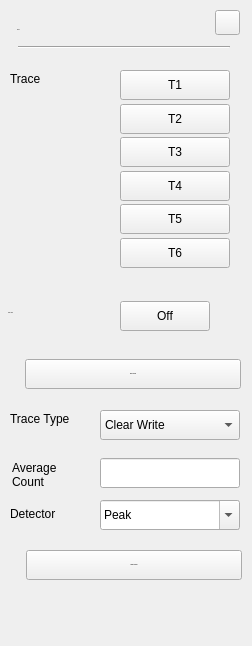
 <widget class="QWidget" name="RtSa_Dialog_TraceSetup">
  <property name="geometry">
   <rect>
    <x>0</x>
    <y>0</y>
    <width>252</width>
    <height>646</height>
   </rect>
  </property>
  <property name="windowTitle">
   <string>Form</string>
  </property>
  <property name="styleSheet">
   <string notr="true">#RtSa_Dialog_TraceSetup[status  = &quot;indoor&quot;]
#pb_TR1,
#pb_TR2,
#pb_TR3,
#pb_TR4,
#pb_TR5,
#pb_TR6
{
	font:75 13px &quot;Arial&quot;;
	font-weight:bold;
	text-align:left;
	padding-left:10px;
	color:rgb(131, 131, 131);
	border-style:flat;
background-image: url(:/rtsa/image/btn_mkr_nor.png);
}
#RtSa_Dialog_TraceSetup[status  = &quot;outdoor&quot;]
#pb_TR1,
#pb_TR2,
#pb_TR3,
#pb_TR4,
#pb_TR5,
#pb_TR6
{
	font:75 13px &quot;Arial&quot;;
	font-weight:bold;
	text-align:left;
	padding-left:10px;
	color:rgb(0, 0, 0);
	border-style:flat;
background-image: url(:/rtsa/image/outdoor/btn_mkr_nor.png);
}
#RtSa_Dialog_TraceSetup[status  = &quot;night&quot;]
#pb_TR1,
#pb_TR2,
#pb_TR3,
#pb_TR4,
#pb_TR5,
#pb_TR6
{
	font:75 13px &quot;Arial&quot;;
	font-weight:bold;
	text-align:left;
	padding-left:10px;
	color:rgb(131, 131, 131);
	border-style:flat;
background-image: url(:/rtsa/image/btn_mkr_nor.png);
}


#RtSa_Dialog_TraceSetup[status  = &quot;indoor&quot;]
#pb_TR1:checked,
#pb_TR2:checked,
#pb_TR3:checked,
#pb_TR4:checked,
#pb_TR5:checked,
#pb_TR6:checked
{
	color:rgb(87, 87, 87);
	background-image: url(:/rtsa/image/btn_mkr_click.png);
}

#RtSa_Dialog_TraceSetup[status  = &quot;outdoor&quot;]
#pb_TR1:checked,
#pb_TR2:checked,
#pb_TR3:checked,
#pb_TR4:checked,
#pb_TR5:checked,
#pb_TR6:checked
{
	color:rgb(87, 87, 87);
	background-image: url(:/rtsa/image/btn_mkr_click.png);
}


#RtSa_Dialog_TraceSetup[status  = &quot;night&quot;]
#pb_TR1:checked,
#pb_TR2:checked,
#pb_TR3:checked,
#pb_TR4:checked,
#pb_TR5:checked,
#pb_TR6:checked
{
	color:rgb(87, 87, 87);
	background-image: url(:/rtsa/image/btn_mkr_click.png);
}




/*******************indoor**********************/
#RtSa_Dialog_TraceSetup[status = &quot;indoor&quot;]
#widget
{
	background-color:rgba(211,211,211,0.9);
}
#RtSa_Dialog_TraceSetup[status = &quot;indoor&quot;]
#widget&gt;QLabel
{
	font: 75 13px &quot;Arial&quot;;
	color:rgba(46,46,46,1);
}
#RtSa_Dialog_TraceSetup[status = &quot;indoor&quot;]
#widget&gt;#lblTitle
{
	font: 75 20px &quot;Arial&quot;;
	color:rgba(46,46,46,1);
	line-height:23px;
	font-weight:bold;
}
#RtSa_Dialog_TraceSetup[status = &quot;indoor&quot;]
#pb_cancel
{
border-style:flat;
background-color:rgba(0,0,0,0);
background-image: url(:/rtsa/image/btn_close_normal.png);
}
#RtSa_Dialog_TraceSetup[status = &quot;indoor&quot;]
#pb_cancel:pressed
{
background-image: url(:/rtsa/image/btn_close_click.png);
}
#RtSa_Dialog_TraceSetup[status = &quot;indoor&quot;]
#line
{
	background-color:rgba(46,46,46,1);
}
#RtSa_Dialog_TraceSetup[status = &quot;indoor&quot;]
QComboBox
{
	font: 75 13px &quot;Arial&quot;;
	font-weight:bold;
	color:rgba(162, 115, 0, 1);
	padding:8px 23px 7px 10px;
	combobox-popup: 0;
	border-style:flat;
	background-image: url(:/rtsa/image/dropdown_normal.png);
}
#RtSa_Dialog_TraceSetup[status = &quot;indoor&quot;]
QComboBox:focus
{
	background-image: url(:/rtsa/image/dropdown_click.png);
	
}
#RtSa_Dialog_TraceSetup[status = &quot;indoor&quot;]
QComboBox::drop-down {
width:5px;	
border-style:flat;
}
#RtSa_Dialog_TraceSetup[status = &quot;indoor&quot;]
QComboBox QAbstractItemView{
   font: 75 14px &quot;Arial&quot;;
	color:rgba(0, 0, 0, 1);
	background:rgba(255,255,255,1);
 	outline:0px;
	border-style:solid;
	border-color:rgba(151, 151, 151, 1);
	border-width:1px;
}
#RtSa_Dialog_TraceSetup[status = &quot;indoor&quot;]
QAbstractItemView::item{
	padding-left:8px;
	width:140px;
	height:32px;
	border-style:flat;
}
#RtSa_Dialog_TraceSetup[status = &quot;indoor&quot;]
QComboBox QAbstractItemView::item:selected
{
 	color:rgba(240, 179, 29, 1); 
}
#RtSa_Dialog_TraceSetup[status = &quot;indoor&quot;]
#pb_toggle,
#pb_toggle_Ave
{
	background-color:rgba(0,0,0,0);
	font: 75 13px &quot;Arial&quot;;
	font-weight:bold;
	padding:7px 17px 6px 36px;
	color:rgba(123, 123, 123, 1);
	border-image: url(:/rtsa/image/toggle_off.png);
}
#RtSa_Dialog_TraceSetup[status = &quot;indoor&quot;]
#pb_toggle:checked,
#pb_toggle_Ave:checked
{
	padding:7px 44px 6px 25px;
	color:rgba(87, 87, 87, 1);
	border-image: url(:/rtsa/image/toggle_on.png);
}
#RtSa_Dialog_TraceSetup[status = &quot;indoor&quot;]
RtSa_LineEdit,
RtSa_LineEdit:disable
{
	background:rgba(255,255,255,1);
	color:rgba(162, 115, 0,1);
	padding:8px 6px 7px 6px ;
	font: 75 13px &quot;Arial&quot;;
	font-weight:bold;
}
#RtSa_Dialog_TraceSetup[status = &quot;indoor&quot;]
RtSa_LineEdit:focus
{
	outline: none;
	border:2px solid rgba(162,115,0,1);
	padding:6px 6px 5px 8px ;
}
#RtSa_Dialog_TraceSetup[status = &quot;indoor&quot;]
#pb_traceAllOn
{	
	font: 75 13px &quot;Arial&quot;;
	font-weight:bold;
	color:rgb(255,255,255);
	border-style:flat;
	background-image: url(:/rtsa/image/btn_w216_nor.png);
}
#RtSa_Dialog_TraceSetup[status = &quot;indoor&quot;]
#pb_clearall
{	
	font: 75 13px &quot;Arial&quot;;
	font-weight:bold;
	color:rgb(255,255,255);
	border-style:flat;
	background-image: url(:/rtsa/image/btn_w216_nor.png);
}
#RtSa_Dialog_TraceSetup[status = &quot;indoor&quot;]
#pb_clearall:pressed
{	
	background-image: url(:/rtsa/image/btn_w216_click.png);
}
#RtSa_Dialog_TraceSetup[status = &quot;indoor&quot;]
#pb_traceAllOn:pressed,
#pb_clearall:pressed
{	
	background-image: url(:/rtsa/image/btn_w216_click.png);
}
/*******************outdoor**********************/
#RtSa_Dialog_TraceSetup[status = &quot;outdoor&quot;]
#widget
{
	background-color:rgba(211,211,211,0.9);
}
#RtSa_Dialog_TraceSetup[status = &quot;outdoor&quot;]
#widget&gt;QLabel
{
	font: 75 13px &quot;Arial&quot;;
	color:rgba(46,46,46,1);
}
#RtSa_Dialog_TraceSetup[status = &quot;outdoor&quot;]
#widget&gt;#lblTitle
{
	font: 75 20px &quot;Arial&quot;;
	color:rgba(46,46,46,1);
	line-height:23px;
	font-weight:bold;
}
#RtSa_Dialog_TraceSetup[status = &quot;outdoor&quot;]
#pb_cancel
{
border-style:flat;
background-color:rgba(0,0,0,0);
background-image: url(:/rtsa/image/btn_close_normal.png);
}
#RtSa_Dialog_TraceSetup[status = &quot;outdoor&quot;]
#pb_cancel:pressed
{
background-image: url(:/rtsa/image/btn_close_click.png);
}
#RtSa_Dialog_TraceSetup[status = &quot;outdoor&quot;]
#line
{
	background-color:rgba(46,46,46,1);
}
#RtSa_Dialog_TraceSetup[status = &quot;outdoor&quot;]
QComboBox
{
	font: 75 13px &quot;Arial&quot;;
	font-weight:bold;
	color:rgba(162, 115, 0, 1);
	padding:8px 23px 7px 10px;
	combobox-popup: 0;
	border-style:flat;
	background-image: url(:/rtsa/image/dropdown_normal.png);
}
#RtSa_Dialog_TraceSetup[status = &quot;outdoor&quot;]
QComboBox:focus
{
	background-image: url(:/rtsa/image/dropdown_click.png);
	
}
#RtSa_Dialog_TraceSetup[status = &quot;outdoor&quot;]
QComboBox::drop-down {
width:5px;	
border-style:flat;
}
#RtSa_Dialog_TraceSetup[status = &quot;outdoor&quot;]
QComboBox QAbstractItemView{
   font: 75 14px &quot;Arial&quot;;
	color:rgba(0, 0, 0, 1);
	background:rgba(255,255,255,1);
 	outline:0px;
	border-style:solid;
	border-color:rgba(151, 151, 151, 1);
	border-width:1px;
}
#RtSa_Dialog_TraceSetup[status = &quot;outdoor&quot;]
QAbstractItemView::item{
	padding-left:8px;
	width:140px;
	height:32px;
	border-style:flat;
}
#RtSa_Dialog_TraceSetup[status = &quot;outdoor&quot;]
QComboBox QAbstractItemView::item:selected
{
 	color:rgba(240, 179, 29, 1); 
}
#RtSa_Dialog_TraceSetup[status = &quot;outdoor&quot;]
#pb_toggle,
#pb_toggle_Ave
{
	background-color:rgba(0,0,0,0);
	font: 75 13px &quot;Arial&quot;;
	font-weight:bold;
	padding:7px 17px 6px 36px;
	color:rgba(123, 123, 123, 1);
	border-image: url(:/rtsa/image/toggle_off.png);
}
#RtSa_Dialog_TraceSetup[status = &quot;outdoor&quot;]
#pb_toggle:checked,
#pb_toggle_Ave:checked
{
	padding:7px 44px 6px 25px;
	color:rgba(87, 87, 87, 1);
	border-image: url(:/rtsa/image/toggle_on.png);
}
#RtSa_Dialog_TraceSetup[status = &quot;outdoor&quot;]
RtSa_LineEdit,
RtSa_LineEdit:disable
{
	background:rgba(255,255,255,1);
	color:rgba(162, 115, 0,1);
	padding:8px 6px 7px 6px ;
	font: 75 13px &quot;Arial&quot;;
	font-weight:bold;
}
#RtSa_Dialog_TraceSetup[status = &quot;outdoor&quot;]
RtSa_LineEdit:focus
{
	outline: none;
	border:2px solid rgba(162,115,0,1);
	padding:6px 6px 5px 8px ;
}
#RtSa_Dialog_TraceSetup[status = &quot;outdoor&quot;]
#pb_clearall
{	
	font: 75 13px &quot;Arial&quot;;
	font-weight:bold;
	color:rgb(0,0,0);
	border-style:flat;
	background-image: url(:/rtsa/image/outdoor/btn_w216_nor.png);
}
#RtSa_Dialog_TraceSetup[status = &quot;outdoor&quot;]
#pb_traceAllOn
{	
	font: 75 13px &quot;Arial&quot;;
	font-weight:bold;
	color:rgb(0,0,0);
	border-style:flat;
	background-image: url(:/rtsa/image/outdoor/btn_w216_nor.png);
}
#RtSa_Dialog_TraceSetup[status = &quot;outdoor&quot;]
#pb_clearall:pressed
{	
	background-image: url(:/rtsa/image/btn_w216_click.png);
}
#RtSa_Dialog_TraceSetup[status = &quot;outdoor&quot;]
#pb_traceAllOn:pressed
{	
	background-image: url(:/rtsa/image/btn_w216_click.png);
}

/*******************night**********************/
#RtSa_Dialog_TraceSetup[status = &quot;night&quot;]
#widget
{
	background-color:rgba(208,182,139,0.9);
}
#RtSa_Dialog_TraceSetup[status = &quot;night&quot;]
#widget&gt;QLabel
{
	font: 75 13px &quot;Arial&quot;;
	color:rgba(46,46,46,1);
}
#RtSa_Dialog_TraceSetup[status = &quot;night&quot;]
#widget&gt;#lblTitle
{
	font: 75 20px &quot;Arial&quot;;
	color:rgba(46,46,46,1);
	line-height:23px;
	font-weight:bold;
}
#RtSa_Dialog_TraceSetup[status = &quot;night&quot;]
#pb_cancel
{
border-style:flat;
background-color:rgba(0,0,0,0);
background-image: url(:/rtsa/image/btn_close_normal.png);
}
#RtSa_Dialog_TraceSetup[status = &quot;night&quot;]
#pb_cancel:pressed
{
background-image: url(:/rtsa/image/btn_close_click.png);
}
#RtSa_Dialog_TraceSetup[status = &quot;night&quot;]
#line
{
	background-color:rgba(46,46,46,1);
}
#RtSa_Dialog_TraceSetup[status = &quot;night&quot;]
QComboBox
{
	font: 75 13px &quot;Arial&quot;;
	font-weight:bold;
    background-color:rgba(251,220,167,0.60);
    color:rgba(159,98,0,1);
	padding:8px 23px 7px 10px;
	combobox-popup: 0;
	border-style:flat;
	background-image: url(:/rtsa/image/night/dropdown_normal.png);
}
#RtSa_Dialog_TraceSetup[status = &quot;night&quot;]
QComboBox:focus
{
	background-color:rgba(251,220,167,0.60);
	background-image: url(:/rtsa/image/dropdown_click.png);
}
#RtSa_Dialog_TraceSetup[status = &quot;night&quot;]
QComboBox::drop-down {
	width: 0px;	
	border-style:flat;
}
#RtSa_Dialog_TraceSetup[status = &quot;night&quot;]
QComboBox QAbstractItemView{
   font: 75 14px &quot;Arial&quot;;
	color:rgba(0, 0, 0, 1);
	background-color:#FBDBA7;
 	outline:0px;
	border-style:solid;
	border-color:rgba(151, 151, 151, 1);
	border-width:1px;
}
#RtSa_Dialog_TraceSetup[status = &quot;night&quot;]
QAbstractItemView::item{
	padding-left:8px;
	width:140px;
	height:32px;
	border-style:flat;
}
#RtSa_Dialog_TraceSetup[status = &quot;night&quot;]
QComboBox QAbstractItemView::item:selected
{
 	color:rgba(159,98,0,1);
}
#RtSa_Dialog_TraceSetup[status = &quot;night&quot;]
#pb_toggle,
#pb_toggle_Ave
{
	background-color:rgba(0,0,0,0);
	font: 75 13px &quot;Arial&quot;;
	font-weight:bold;
	padding:7px 17px 6px 36px;
	color:rgba(123, 123, 123, 1);
	border-image: url(:/rtsa/image/toggle_off.png);
}
#RtSa_Dialog_TraceSetup[status = &quot;night&quot;]
#pb_toggle:checked,
#pb_toggle_Ave:checked
{
	padding:7px 44px 6px 25px;
	color:rgba(87, 87, 87, 1);
	border-image: url(:/rtsa/image/toggle_on.png);
}
#RtSa_Dialog_TraceSetup[status = &quot;night&quot;]
RtSa_LineEdit
{
	background: rgba(251,220,167,0.60);
   color:rgba(159,98,0,1);
	padding:8px 8px 7px 10px ;
	font: 75 13px &quot;Arial&quot;;
	font-weight:bold;
}
#RtSa_Dialog_TraceSetup[status = &quot;night&quot;]
RtSa_LineEdit:disable
{
    color:rgba(133,133,133,0.6);
}
#RtSa_Dialog_TraceSetup[status = &quot;night&quot;]
RtSa_LineEdit:focus
{
	outline: none;
	border:2px solid rgba(162,115,0,1);
}
#RtSa_Dialog_TraceSetup[status = &quot;night&quot;]
#pb_clearall
{	
	font: 75 13px &quot;Arial&quot;;
	font-weight:bold;
	color:rgb(0,0,0);
	border-style:flat;
	background-image: url(:/rtsa/image/outdoor/btn_w216_nor.png);
}
#RtSa_Dialog_TraceSetup[status = &quot;night&quot;]
#pb_traceAllOn
{	
	font: 75 13px &quot;Arial&quot;;
	font-weight:bold;
	color: #FBDBA7;
	border-style:flat;
	background-image: url(:/rtsa/image/btn_w216_nor.png);
}
#RtSa_Dialog_TraceSetup[status = &quot;night&quot;]
#pb_clearall
{	
	font: 75 13px &quot;Arial&quot;;
	font-weight:bold;
	color: #FBDBA7;
	border-style:flat;
	background-image: url(:/rtsa/image/btn_w216_nor.png);
}
#RtSa_Dialog_TraceSetup[status = &quot;night&quot;]
#pb_clearall:pressed
{	
	background-image: url(:/rtsa/image/btn_w216_click.png);
}
#RtSa_Dialog_TraceSetup[status = &quot;night&quot;]
#pb_clearall:pressed
{	
	background-image: url(:/rtsa/image/btn_w216_click.png);
}
#RtSa_Dialog_TraceSetup[status = &quot;night&quot;]
#pb_traceAllOn:pressed
{
	background-image: url(:/rtsa/image/btn_w216_click.png);

}</string>
  </property>
  <property name="status" stdset="0">
   <string>night</string>
  </property>
  <widget class="QWidget" name="widget" native="true">
   <property name="geometry">
    <rect>
     <x>0</x>
     <y>0</y>
     <width>271</width>
     <height>646</height>
    </rect>
   </property>
   <property name="styleSheet">
    <string notr="true"/>
   </property>
   <widget class="QPushButton" name="pb_TR1">
    <property name="geometry">
     <rect>
      <x>120</x>
      <y>70</y>
      <width>110</width>
      <height>30</height>
     </rect>
    </property>
    <property name="text">
     <string>T1</string>
    </property>
    <property name="checkable">
     <bool>true</bool>
    </property>
    <attribute name="buttonGroup">
     <string notr="true">TraceSelectGroup</string>
    </attribute>
   </widget>
   <widget class="QPushButton" name="pb_TR2">
    <property name="geometry">
     <rect>
      <x>120</x>
      <y>104</y>
      <width>110</width>
      <height>30</height>
     </rect>
    </property>
    <property name="styleSheet">
     <string notr="true">#RtSa_Dialog_TraceSetup[status  = &quot;indoor&quot;]
QPushButton
{
	font:75 13px &quot;Arial&quot;;
	font-weight:bold;
	text-align:left;
	padding-left:10px;
	color:rgb(131, 131, 131);
	border-style:flat;
background-image: url(:/rtsa/image/btn_mkr_nor.png);
}
#RtSa_Dialog_TraceSetup[status  = &quot;outdoor&quot;]
QPushButton
{
	font:75 13px &quot;Arial&quot;;
	font-weight:bold;
	text-align:left;
	padding-left:10px;
	color:rgb(0, 0, 0);
	border-style:flat;
background-image: url(:/rtsa/image/outdoor/btn_mkr_nor.png);
}
#RtSa_Dialog_TraceSetup[status  = &quot;night&quot;]
QPushButton
{
	font:75 13px &quot;Arial&quot;;
	font-weight:bold;
	text-align:left;
	padding-left:10px;
	color:rgb(131, 131, 131);
	border-style:flat;
background-image: url(:/rtsa/image/btn_mkr_nor.png);
}


#RtSa_Dialog_TraceSetup[status  = &quot;indoor&quot;]
QPushButton:checked
{
	color:rgb(87, 87, 87);
	background-image: url(:/rtsa/image/btn_mkr_click.png);
}
#RtSa_Dialog_TraceSetup[status  = &quot;outdoor&quot;]
QPushButton:checked
{
	color:rgb(87, 87, 87);
	background-image: url(:/rtsa/image/btn_mkr_click.png);
}
#RtSa_Dialog_TraceSetup[status  = &quot;night&quot;]
QPushButton:checked
{
	color:rgb(87, 87, 87);
	background-image: url(:/rtsa/image/btn_mkr_click.png);
}
</string>
    </property>
    <property name="text">
     <string>T2</string>
    </property>
    <property name="checkable">
     <bool>true</bool>
    </property>
    <attribute name="buttonGroup">
     <string notr="true">TraceSelectGroup</string>
    </attribute>
   </widget>
   <widget class="QPushButton" name="pb_TR3">
    <property name="geometry">
     <rect>
      <x>120</x>
      <y>137</y>
      <width>110</width>
      <height>30</height>
     </rect>
    </property>
    <property name="styleSheet">
     <string notr="true">#RtSa_Dialog_TraceSetup[status  = &quot;indoor&quot;]
QPushButton
{
	font:75 13px &quot;Arial&quot;;
	font-weight:bold;
	text-align:left;
	padding-left:10px;
	color:rgb(131, 131, 131);
	border-style:flat;
background-image: url(:/rtsa/image/btn_mkr_nor.png);
}
#RtSa_Dialog_TraceSetup[status  = &quot;outdoor&quot;]
QPushButton
{
	font:75 13px &quot;Arial&quot;;
	font-weight:bold;
	text-align:left;
	padding-left:10px;
	color:rgb(0, 0, 0);
	border-style:flat;
background-image: url(:/rtsa/image/outdoor/btn_mkr_nor.png);
}
#RtSa_Dialog_TraceSetup[status  = &quot;night&quot;]
QPushButton
{
	font:75 13px &quot;Arial&quot;;
	font-weight:bold;
	text-align:left;
	padding-left:10px;
	color:rgb(131, 131, 131);
	border-style:flat;
background-image: url(:/rtsa/image/btn_mkr_nor.png);

}


#RtSa_Dialog_TraceSetup[status  = &quot;indoor&quot;]
QPushButton:checked
{
	color:rgb(87, 87, 87);
	background-image: url(:/rtsa/image/btn_mkr_click.png);
}

#RtSa_Dialog_TraceSetup[status  = &quot;outdoor&quot;]
QPushButton:checked
{
	color:rgb(87, 87, 87);
	background-image: url(:/rtsa/image/btn_mkr_click.png);
}

#RtSa_Dialog_TraceSetup[status  = &quot;night&quot;]
QPushButton:checked
{
	color:rgb(87, 87, 87);
	background-image: url(:/rtsa/image/btn_mkr_click.png);
}

</string>
    </property>
    <property name="text">
     <string>T3</string>
    </property>
    <property name="checkable">
     <bool>true</bool>
    </property>
    <attribute name="buttonGroup">
     <string notr="true">TraceSelectGroup</string>
    </attribute>
   </widget>
   <widget class="QPushButton" name="pb_TR4">
    <property name="geometry">
     <rect>
      <x>120</x>
      <y>171</y>
      <width>110</width>
      <height>30</height>
     </rect>
    </property>
    <property name="styleSheet">
     <string notr="true">#RtSa_Dialog_TraceSetup[status  = &quot;indoor&quot;]
QPushButton
{
	font:75 13px &quot;Arial&quot;;
	font-weight:bold;
	text-align:left;
	padding-left:10px;
	color:rgb(131, 131, 131);
	border-style:flat;
background-image: url(:/rtsa/image/btn_mkr_nor.png);
}
#RtSa_Dialog_TraceSetup[status  = &quot;outdoor&quot;]
QPushButton
{
	font:75 13px &quot;Arial&quot;;
	font-weight:bold;
	text-align:left;
	padding-left:10px;
	color:rgb(0, 0, 0);
	border-style:flat;
background-image: url(:/rtsa/image/outdoor/btn_mkr_nor.png);
}
#RtSa_Dialog_TraceSetup[status  = &quot;night&quot;]
QPushButton
{
	font:75 13px &quot;Arial&quot;;
	font-weight:bold;
	text-align:left;
	padding-left:10px;
	color:rgb(131, 131, 131);
	border-style:flat;
background-image: url(:/rtsa/image/btn_mkr_nor.png);

}


#RtSa_Dialog_TraceSetup[status  = &quot;indoor&quot;]
QPushButton:checked
{
	color:rgb(87, 87, 87);
	background-image: url(:/rtsa/image/btn_mkr_click.png);
}
#RtSa_Dialog_TraceSetup[status  = &quot;outdoor&quot;]
QPushButton:checked
{
	color:rgb(87, 87, 87);
	background-image: url(:/rtsa/image/btn_mkr_click.png);
}

#RtSa_Dialog_TraceSetup[status  = &quot;night&quot;]
QPushButton:checked
{
	color:rgb(87, 87, 87);
	background-image: url(:/rtsa/image/btn_mkr_click.png);
}
</string>
    </property>
    <property name="text">
     <string>T4</string>
    </property>
    <property name="checkable">
     <bool>true</bool>
    </property>
    <attribute name="buttonGroup">
     <string notr="true">TraceSelectGroup</string>
    </attribute>
   </widget>
   <widget class="QPushButton" name="pb_TR5">
    <property name="geometry">
     <rect>
      <x>120</x>
      <y>204</y>
      <width>110</width>
      <height>30</height>
     </rect>
    </property>
    <property name="styleSheet">
     <string notr="true">#RtSa_Dialog_TraceSetup[status  = &quot;indoor&quot;]
QPushButton
{
	font:75 13px &quot;Arial&quot;;
	font-weight:bold;
	text-align:left;
	padding-left:10px;
	color:rgb(131, 131, 131);
	border-style:flat;
background-image: url(:/rtsa/image/btn_mkr_nor.png);
}
#RtSa_Dialog_TraceSetup[status  = &quot;outdoor&quot;]
QPushButton
{
	font:75 13px &quot;Arial&quot;;
	font-weight:bold;
	text-align:left;
	padding-left:10px;
	color:rgb(0, 0, 0);
	border-style:flat;
background-image: url(:/rtsa/image/outdoor/btn_mkr_nor.png);
}
#RtSa_Dialog_TraceSetup[status  = &quot;night&quot;]
QPushButton
{
	font:75 13px &quot;Arial&quot;;
	font-weight:bold;
	text-align:left;
	padding-left:10px;
	color:rgb(131, 131, 131);
	border-style:flat;
background-image: url(:/rtsa/image/btn_mkr_nor.png);

}


#RtSa_Dialog_TraceSetup[status  = &quot;indoor&quot;]
QPushButton:checked
{
	color:rgb(87, 87, 87);
	background-image: url(:/rtsa/image/btn_mkr_click.png);
}

#RtSa_Dialog_TraceSetup[status  = &quot;outdoor&quot;]
QPushButton:checked
{
	color:rgb(87, 87, 87);
	background-image: url(:/rtsa/image/btn_mkr_click.png);
}

#RtSa_Dialog_TraceSetup[status  = &quot;night&quot;]
QPushButton:checked
{
	color:rgb(87, 87, 87);
	background-image: url(:/rtsa/image/btn_mkr_click.png);
}</string>
    </property>
    <property name="text">
     <string>T5</string>
    </property>
    <property name="checkable">
     <bool>true</bool>
    </property>
    <attribute name="buttonGroup">
     <string notr="true">TraceSelectGroup</string>
    </attribute>
   </widget>
   <widget class="QPushButton" name="pb_TR6">
    <property name="geometry">
     <rect>
      <x>120</x>
      <y>238</y>
      <width>110</width>
      <height>30</height>
     </rect>
    </property>
    <property name="styleSheet">
     <string notr="true">#RtSa_Dialog_TraceSetup[status  = &quot;indoor&quot;]
QPushButton
{
	font:75 13px &quot;Arial&quot;;
	font-weight:bold;
	text-align:left;
	padding-left:10px;
	color:rgb(131, 131, 131);
	border-style:flat;
background-image: url(:/rtsa/image/btn_mkr_nor.png);
}
#RtSa_Dialog_TraceSetup[status  = &quot;outdoor&quot;]
QPushButton
{
	font:75 13px &quot;Arial&quot;;
	font-weight:bold;
	text-align:left;
	padding-left:10px;
	color:rgb(0, 0, 0);
	border-style:flat;
background-image: url(:/rtsa/image/outdoor/btn_mkr_nor.png);
}
#RtSa_Dialog_TraceSetup[status  = &quot;night&quot;]
QPushButton
{
	font:75 13px &quot;Arial&quot;;
	font-weight:bold;
	text-align:left;
	padding-left:10px;
	color:rgb(131, 131, 131);
	border-style:flat;
background-image: url(:/rtsa/image/btn_mkr_nor.png);

}


#RtSa_Dialog_TraceSetup[status  = &quot;indoor&quot;]
QPushButton:checked
{
	color:rgb(87, 87, 87);
	background-image: url(:/rtsa/image/btn_mkr_click.png);
}

#RtSa_Dialog_TraceSetup[status  = &quot;outdoor&quot;]
QPushButton:checked
{
	color:rgb(87, 87, 87);
	background-image: url(:/rtsa/image/btn_mkr_click.png);
}

#RtSa_Dialog_TraceSetup[status  = &quot;night&quot;]
QPushButton:checked
{
	color:rgb(87, 87, 87);
	background-image: url(:/rtsa/image/btn_mkr_click.png);
}
</string>
    </property>
    <property name="text">
     <string>T6</string>
    </property>
    <property name="checkable">
     <bool>true</bool>
    </property>
    <attribute name="buttonGroup">
     <string notr="true">TraceSelectGroup</string>
    </attribute>
   </widget>
   <widget class="QPushButton" name="pb_cancel">
    <property name="geometry">
     <rect>
      <x>215</x>
      <y>10</y>
      <width>25</width>
      <height>25</height>
     </rect>
    </property>
    <property name="styleSheet">
     <string notr="true">#RtSa_Dialog_TraceSetup[status = &quot;indoor&quot;]
#pb_cancel
{
	color:rgba(123, 123, 123,1);
	font: 75 13px &quot;Arial&quot;;
	border-style:flat;
	font-weight:bold;
background-color:rgba(0,0,0,0);
background-image: url(:/rtsa/image/btn_close_normal.png);
}
#RtSa_Dialog_TraceSetup[status = &quot;indoor&quot;]
#pb_cancel:pressed
{
	color:rgba(123, 123, 123,1);
	font: 75 13px &quot;Arial&quot;;
	border-style:flat;
	font-weight:bold;
background-image: url(:/rtsa/image/btn_close_click.png);
}

#RtSa_Dialog_TraceSetup[status = &quot;outdoor&quot;]
#pb_cancel
{
	color:rgba(123, 123, 123,1);
	font: 75 13px &quot;Arial&quot;;
	border-style:flat;
	font-weight:bold;
background-color:rgba(0,0,0,0);
background-image: url(:/rtsa/image/btn_close_normal.png);
}
#RtSa_Dialog_TraceSetup[status = &quot;outdoor&quot;]
#pb_cancel:pressed
{
	color:rgba(123, 123, 123,1);
	font: 75 13px &quot;Arial&quot;;
	border-style:flat;
	font-weight:bold;
background-image: url(:/rtsa/image/btn_close_click.png);
}

#RtSa_Dialog_TraceSetup[status = &quot;night&quot;]
#pb_cancel
{
	color:rgba(123, 123, 123,1);
	font: 75 13px &quot;Arial&quot;;
	border-style:flat;
	font-weight:bold;
background-color:rgba(0,0,0,0);
border-image: url(:/rtsa/image/night/btn_close_normal.png);
}
#RtSa_Dialog_TraceSetup[status = &quot;night&quot;]
#pb_cancel:pressed
{
	color:rgba(123, 123, 123,1);
	font: 75 13px &quot;Arial&quot;;
	border-style:flat;
	font-weight:bold;
border-image: url(:/rtsa/image/night/btn_close_click.png);
}</string>
    </property>
    <property name="text">
     <string/>
    </property>
   </widget>
   <widget class="Line" name="line">
    <property name="geometry">
     <rect>
      <x>18</x>
      <y>46</y>
      <width>212</width>
      <height>2</height>
     </rect>
    </property>
    <property name="orientation">
     <enum>Qt::Horizontal</enum>
    </property>
   </widget>
   <widget class="QLabel" name="lblTitle">
    <property name="geometry">
     <rect>
      <x>17</x>
      <y>19</y>
      <width>102</width>
      <height>22</height>
     </rect>
    </property>
    <property name="font">
     <font>
      <family>Arial</family>
      <pointsize>-1</pointsize>
      <weight>75</weight>
      <italic>false</italic>
      <bold>true</bold>
     </font>
    </property>
    <property name="styleSheet">
     <string notr="true">#lblTitle
{
	font: 75 20px &quot;Arial&quot;;
	color:rgba(46,46,46,1);
	line-height:13px;
	font-weight:bold;
}</string>
    </property>
    <property name="text">
     <string>Trace</string>
    </property>
   </widget>
   <widget class="RtSa_CombBox" name="pb_Detector">
    <property name="geometry">
     <rect>
      <x>100</x>
      <y>500</y>
      <width>140</width>
      <height>30</height>
     </rect>
    </property>
    <property name="styleSheet">
     <string notr="true">/*
QComboBox
{
	font: 75 13px &quot;Arial&quot;;
	font-weight:bold;
	color:rgba(162, 115, 0, 1);
	padding:8px 10px 7px 5px;
	combobox-popup: 0;
	border-style:flat;
	background-image: url(:/rtsa/image/dropdown_normal.png);
}
QComboBox:focus
{
	background-image: url(:/rtsa/image/dropdown_click.png);
	
}

QComboBox::drop-down {
width:30px;	
border-style:flat;
}


QComboBox QAbstractItemView{
   font: 75 14px &quot;Arial&quot;;
	color:rgba(0, 0, 0, 1);
	background:rgba(255,255,255,1);
 outline:0px;
}
QAbstractItemView::item{
	padding-left:8px;
	width:140px;
	height:33px;
	border-style:flat;
}

QComboBox QAbstractItemView::item:selected
{
 	color:rgba(240, 179, 29, 1); 
}
*/</string>
    </property>
    <property name="editable">
     <bool>true</bool>
    </property>
    <property name="maxVisibleItems">
     <number>5</number>
    </property>
    <item>
     <property name="text">
      <string>Peak</string>
     </property>
    </item>
    <item>
     <property name="text">
      <string>Negative Peak</string>
     </property>
    </item>
    <item>
     <property name="text">
      <string>Sample</string>
     </property>
    </item>
    <item>
     <property name="text">
      <string>Average</string>
     </property>
    </item>
   </widget>
   <widget class="QLabel" name="label">
    <property name="geometry">
     <rect>
      <x>10</x>
      <y>505</y>
      <width>67</width>
      <height>17</height>
     </rect>
    </property>
    <property name="text">
     <string>Detector</string>
    </property>
   </widget>
   <widget class="QLabel" name="label_2">
    <property name="geometry">
     <rect>
      <x>10</x>
      <y>410</y>
      <width>91</width>
      <height>17</height>
     </rect>
    </property>
    <property name="text">
     <string>Trace Type</string>
    </property>
   </widget>
   <widget class="QLabel" name="label_3">
    <property name="geometry">
     <rect>
      <x>10</x>
      <y>70</y>
      <width>91</width>
      <height>17</height>
     </rect>
    </property>
    <property name="text">
     <string>Trace</string>
    </property>
   </widget>
   <widget class="RtSa_CombBox" name="pb_TraceType">
    <property name="geometry">
     <rect>
      <x>100</x>
      <y>410</y>
      <width>140</width>
      <height>30</height>
     </rect>
    </property>
    <property name="styleSheet">
     <string notr="true">/*
QComboBox
{
	font: 75 13px &quot;Arial&quot;;
	font-weight:bold;
	color:rgba(162, 115, 0, 1);
	padding:8px 23px 7px 10px;
	combobox-popup: 0;
	border-style:flat;
	background-image: url(:/rtsa/image/dropdown_normal.png);
}
QComboBox:focus
{
	background-image: url(:/rtsa/image/dropdown_click.png);
	
}

QComboBox::drop-down {
width:30px;	
border-style:flat;
}


QComboBox QAbstractItemView{
   font: 75 14px &quot;Arial&quot;;
	color:rgba(0, 0, 0, 1);
	background:rgba(255,255,255,1);
 outline:0px;
}
QAbstractItemView::item{
	padding-left:8px;
	width:140px;
	height:33px;
	border-style:flat;
}

QComboBox QAbstractItemView::item:selected
{
 	color:rgba(240, 179, 29, 1); 
}
*/</string>
    </property>
    <property name="maxVisibleItems">
     <number>5</number>
    </property>
    <item>
     <property name="text">
      <string>Clear Write</string>
     </property>
    </item>
    <item>
     <property name="text">
      <string>Max Hold</string>
     </property>
    </item>
    <item>
     <property name="text">
      <string>Min Hold</string>
     </property>
    </item>
    <item>
     <property name="text">
      <string>View</string>
     </property>
    </item>
    <item>
     <property name="text">
      <string>Average</string>
     </property>
    </item>
   </widget>
   <widget class="QPushButton" name="pb_toggle">
    <property name="geometry">
     <rect>
      <x>120</x>
      <y>301</y>
      <width>90</width>
      <height>30</height>
     </rect>
    </property>
    <property name="focusPolicy">
     <enum>Qt::NoFocus</enum>
    </property>
    <property name="styleSheet">
     <string notr="true"/>
    </property>
    <property name="text">
     <string>Off</string>
    </property>
    <property name="checkable">
     <bool>true</bool>
    </property>
   </widget>
   <widget class="QLabel" name="label_6">
    <property name="geometry">
     <rect>
      <x>12</x>
      <y>459</y>
      <width>71</width>
      <height>31</height>
     </rect>
    </property>
    <property name="text">
     <string>Average
Count</string>
    </property>
   </widget>
   <widget class="RtSa_LineEdit" name="averageEdit">
    <property name="geometry">
     <rect>
      <x>100</x>
      <y>458</y>
      <width>140</width>
      <height>30</height>
     </rect>
    </property>
    <property name="text">
     <string/>
    </property>
    <property name="readOnly">
     <bool>true</bool>
    </property>
   </widget>
   <widget class="QPushButton" name="pb_clearall">
    <property name="geometry">
     <rect>
      <x>26</x>
      <y>550</y>
      <width>216</width>
      <height>30</height>
     </rect>
    </property>
    <property name="font">
     <font>
      <family>Arial</family>
      <pointsize>-1</pointsize>
      <weight>75</weight>
      <italic>false</italic>
      <bold>true</bold>
     </font>
    </property>
    <property name="focusPolicy">
     <enum>Qt::NoFocus</enum>
    </property>
    <property name="text">
     <string>Trace All Clear</string>
    </property>
   </widget>
   <widget class="QPushButton" name="pb_traceAllOn">
    <property name="geometry">
     <rect>
      <x>25</x>
      <y>359</y>
      <width>216</width>
      <height>30</height>
     </rect>
    </property>
    <property name="font">
     <font>
      <family>Arial</family>
      <pointsize>-1</pointsize>
      <weight>75</weight>
      <italic>false</italic>
      <bold>true</bold>
     </font>
    </property>
    <property name="focusPolicy">
     <enum>Qt::NoFocus</enum>
    </property>
    <property name="text">
     <string>Trace  All On</string>
    </property>
   </widget>
   <widget class="QLabel" name="label_10">
    <property name="geometry">
     <rect>
      <x>8</x>
      <y>298</y>
      <width>81</width>
      <height>30</height>
     </rect>
    </property>
    <property name="font">
     <font>
      <family>Arial</family>
      <pointsize>-1</pointsize>
      <weight>9</weight>
      <italic>false</italic>
      <bold>false</bold>
     </font>
    </property>
    <property name="text">
     <string>Trace View</string>
    </property>
   </widget>
  </widget>
 </widget>
